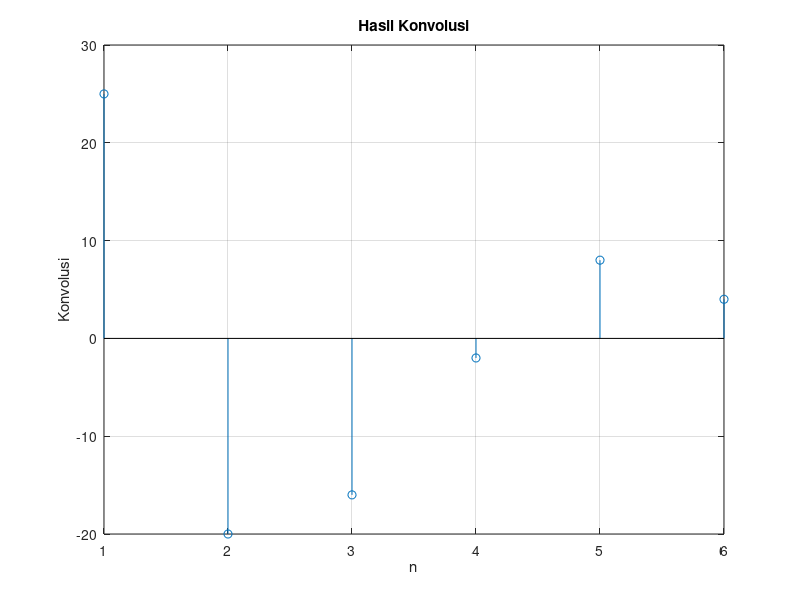

Here is the MATLAB script that generated this plot:
% Definisikan sinyal k dan h[n]
k = [-5, 2, 2, 2];
h = [-5, 2, 2];

% Inisialisasi hasil konvolusi dengan nol
result = zeros(1, length(k) + length(h) - 1);

% Lakukan konvolusi
for n = 1:length(result)
    % Inisialisasi nilai konvolusi pada indeks n
    conv_sum = 0;
    
    % Hitung kontribusi dari k[n] dan h[n]
    for k_index = 1:length(k)
        % Pastikan indeks tidak keluar dari batas
        h_index = n - k_index + 1;
        if h_index >= 1 && h_index <= length(h)
            conv_sum = conv_sum + k(k_index) * h(h_index);
        end
    end
    
    % Simpan hasil konvolusi pada indeks n
    result(n) = conv_sum;
end

% Plot hasil konvolusi
stem(result);
xlabel('n');
ylabel('Konvolusi');
title('Hasil Konvolusi');
grid on;
